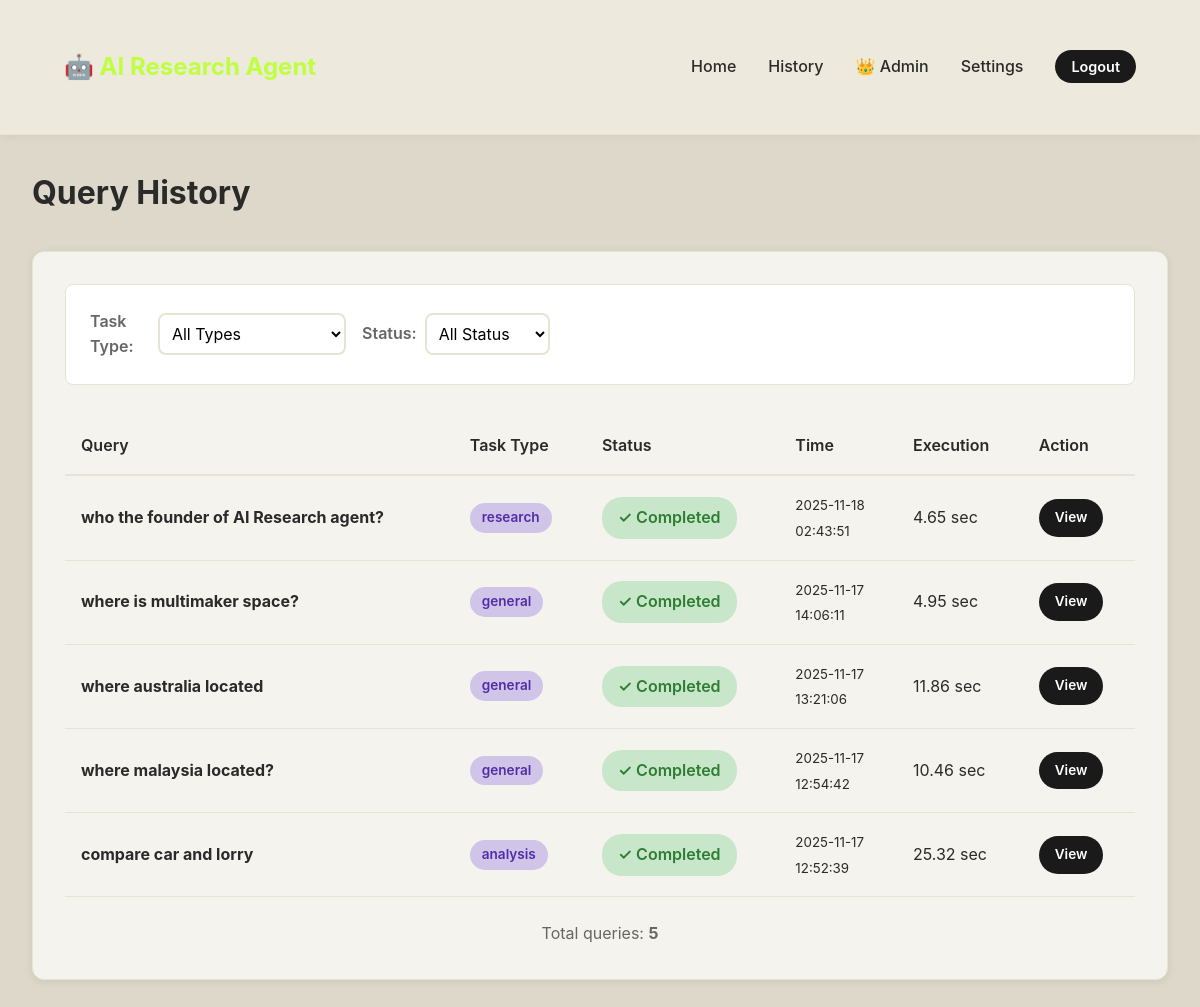
The page /history (signed in) on the database its author committed.
### app.py (models this page shows, shortened)
class Query(db.Model):
    id = db.Column(db.Integer, primary_key=True)
    user_id = db.Column(db.Integer, db.ForeignKey('user.id'), nullable=False)
    query_text = db.Column(db.Text, nullable=False)
    response = db.Column(db.Text)
    reasoning = db.Column(db.Text)
    status = db.Column(db.String(20), default='processing')
    task_type = db.Column(db.String(50))
    execution_time = db.Column(db.Float)
    created_at = db.Column(db.DateTime, default=datetime.utcnow)
    tools_used = db.Column(db.String(255))
    error_message = db.Column(db.Text)
    is_comparison_query = db.Column(db.Boolean, default=False)
    comparison_confidence = db.Column(db.Float, default=0.0)
    table_html = db.Column(db.Text)  # Store generated HTML table
    user = db.relationship('User', backref=db.backref('queries', lazy='dynamic'))

### app.py (the view)
@app.route('/history')
@login_required
def history():
    user = User.query.get(session['user_id'])
    page = request.args.get('page', 1, type=int)
    queries = Query.query.filter_by(user_id=user.id)\
        .order_by(Query.created_at.desc())\
        .paginate(page=page, per_page=10)
    return render_template('history.html', queries=queries, user=user)

### app.py (called while the page is built)
@app.before_request
def make_session_permanent():
    session.permanent = True
    app.permanent_session_lifetime = timedelta(days=7)

def login_required(f):
    @wraps(f)
    def decorated_function(*args, **kwargs):
        if 'user_id' not in session:
            flash('Please log in first', 'error')
            return redirect(url_for('login'))
        return f(*args, **kwargs)
    return decorated_function

### templates/history.html (shortened to what this page needs)
{% extends "base.html" %}
{% block content %}
<div class="container">
    <h1 style="margin-bottom: 2rem; color: var(--text-primary);">Query History</h1>
    <div class="card">
        {% if queries.items %}
        <div class="filters">
            <div class="filter-group">
                <label>Task Type:</label>
                <select id="filterTaskType">
                    <option value="">All Types</option>
                </select>
            </div>
            <div class="filter-group">
                <label>Status:</label>
                <select id="filterStatus">
                    <option value="">All Status</option>
                </select>
            </div>
        </div>
        <table class="queries-table">
            <thead>
                <tr>
                    <th>Query</th>
                    <th>Task Type</th>
                    <th>Status</th>
                    <th>Time</th>
                    <th>Execution</th>
                    <th>Action</th>
                </tr>
            </thead>
            <tbody>
                {% for query in queries.items %}
                <tr>
                    <td>
                        <strong>{{ query.query_text[:60] }}{% if query.query_text|length > 60 %}...{% endif %}</strong>
                    </td>
                    <td>
                        <span class="badge badge-primary">{{ query.task_type }}</span>
                    </td>
                    <td>
                        <span class="status-badge status-{{ query.status }}">
                            {% if query.status == 'completed' %}
                                ✓ Completed
                            {% elif query.status == 'processing' %}
                                ⏳ Processing
                            {% else %}
                                ✗ Failed
                            {% endif %}
                        </span>
                    </td>
                    <td>
                        <small>{{ query.created_at.strftime('%Y-%m-%d<br/>%H:%M:%S')|safe }}</small>
                    </td>
                    <td>
                        {% if query.execution_time %}
                            {{ "%.2f"|format(query.execution_time) }} sec
                        {% else %}
                            -
                        {% endif %}
                    </td>
                    <td>
                        <a href="{{ url_for('view_query', query_id=query.id) }}" class="btn btn-secondary" style="font-size: 0.85rem; padding: 0.5rem 1rem;">View</a>
                    </td>
                </tr>
                {% endfor %}
            </tbody>
        </table>
        <p style="text-align: center; margin-top: 1.5rem; color: var(--text-secondary);">
            Total queries: <strong>{{ queries.total }}</strong>
        </p>
        {% else %}
        <p style="text-align: center; padding: 2rem; color: var(--text-secondary);">
            No queries found. <a href="{{ url_for('index') }}" style="color: var(--accent-green); font-weight: 600;">Create your first query →</a>
        </p>
        {% endif %}
    </div>
</div>
{% endblock %}

### templates/base.html (style rules this page uses)
* { margin: 0; padding: 0; box-sizing: border-box; }
:root { --bg-primary: #DDD8CA; --bg-light: #EDE9DC; --accent-green: #BEFF3F; --accent-dark: #1a1a1a; --text-primary: #2a2a2a; --text-secondary: #666; --white: #ffffff; --card-bg: #F5F3ED; --border-color: #E8E4D4; }
body { font-family: 'Poppins', -apple-system, BlinkMacSystemFont, 'Segoe UI', Roboto, sans-serif; background: var(--bg-primary); color: var(--text-primary); min-height: 100vh; line-height: 1.6; }
.container { max-width: 1200px; margin: 0 auto; padding: 2rem; }
.card { background: var(--card-bg); border-radius: 12px; padding: 2rem; box-shadow: 0 2px 8px rgba(0, 0, 0, 0.08); border: 1px solid var(--border-color); margin-bottom: 1.5rem; }
label { display: block; margin-bottom: 0.5rem; font-weight: 600; color: var(--text-primary); }
input[type="text"], input[type="email"], input[type="password"], textarea, select { width: 100%; padding: 0.75rem; border: 2px solid var(--border-color); border-radius: 8px; font-family: inherit; font-size: 1rem; transition: border-color 0.3s, box-shadow 0.3s; background: var(--white); }
.btn { padding: 0.75rem 1.5rem; border: none; border-radius: 20px; font-size: 1rem; font-weight: 600; cursor: pointer; transition: all 0.3s; text-decoration: none; display: inline-block; }
.btn-secondary { background: var(--accent-dark); color: var(--white); }
.badge { display: inline-block; padding: 0.25rem 0.75rem; border-radius: 20px; font-size: 0.85rem; font-weight: 600; }
.badge-primary { background: #D1C4E9; color: #512DA8; }
.status-badge { padding: 0.5rem 1rem; border-radius: 20px; font-weight: 600; display: inline-block; }
.status-completed { background: #C8E6C9; color: #2E7D32; }
table { width: 100%; border-collapse: collapse; margin-top: 1rem; }
th { background: var(--card-bg); padding: 1rem; text-align: left; font-weight: 600; border-bottom: 2px solid var(--border-color); color: var(--text-primary); }
td { padding: 1rem; border-bottom: 1px solid var(--border-color); }

### templates/history.html (style rules this page uses)
.filters { background: var(--white); padding: 1.5rem; border-radius: 8px; margin-bottom: 2rem; display: flex; gap: 1rem; flex-wrap: wrap; border: 1px solid var(--border-color); }
.filter-group { display: flex; gap: 0.5rem; align-items: center; }
.filter-group label { margin: 0; font-weight: 600; color: var(--text-secondary); }
.filter-group select { padding: 0.5rem; }
.queries-table { width: 100%; margin-top: 1rem; }

### rows shown on the page
Query: query_text "who the founder of AI Research agent?", task_type "research", status "✓ Completed", created_at "2025-11-18 02:43:51", execution_time "4.65"
Query: query_text "where is multimaker space?", task_type "general", status "✓ Completed", created_at "2025-11-17 14:06:11", execution_time "4.95"
Query: query_text "where australia located", task_type "general", status "✓ Completed", created_at "2025-11-17 13:21:06", execution_time "11.86"
Query: query_text "where malaysia located?", task_type "general", status "✓ Completed", created_at "2025-11-17 12:54:42", execution_time "10.46"
Query: query_text "compare car and lorry", task_type "analysis", status "✓ Completed", created_at "2025-11-17 12:52:39", execution_time "25.32"

### other values the page prints
{{ queries.total }} "5"
